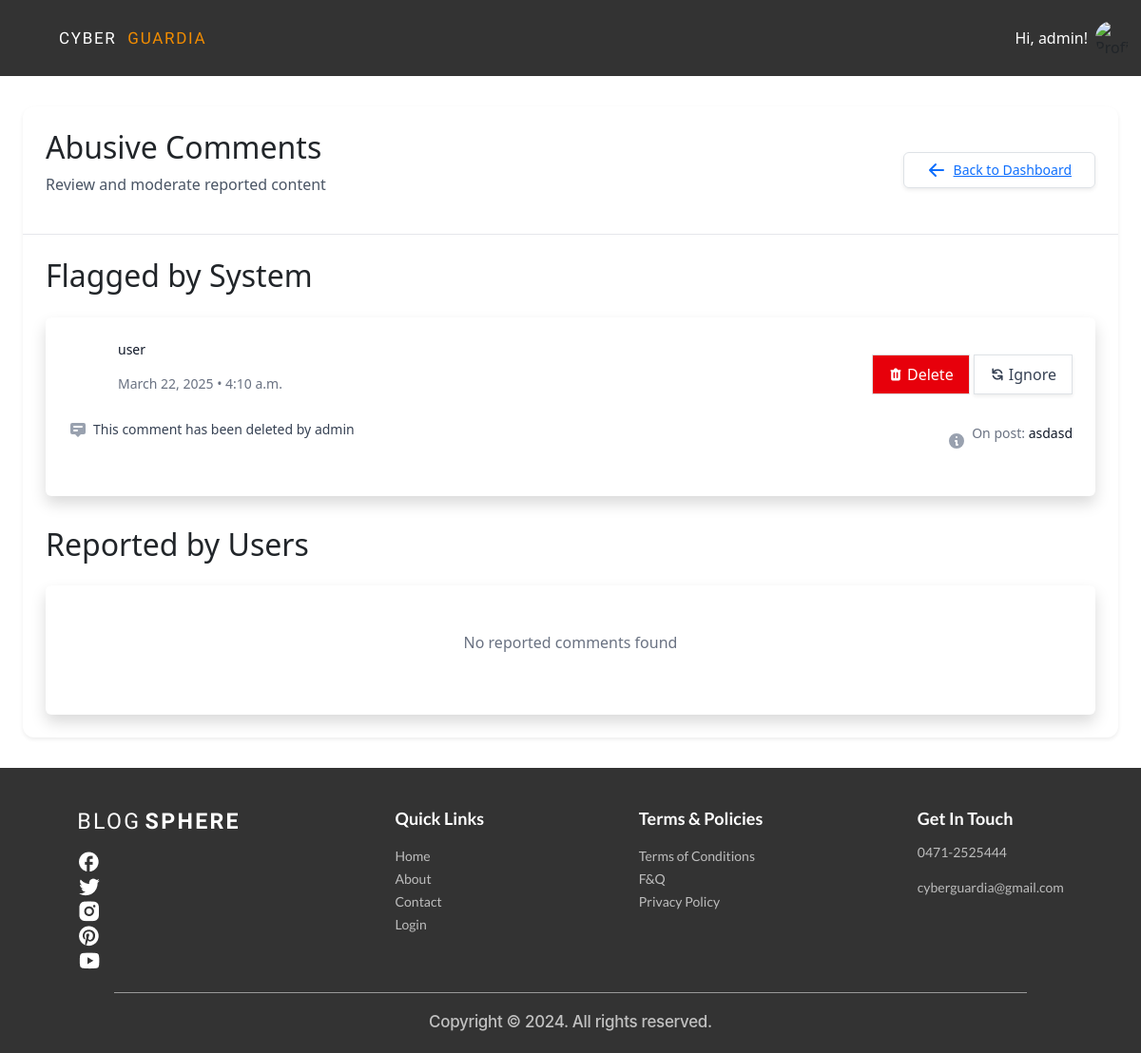
The app's page /admin_panel/abusive-comments/ (signed in), older data.
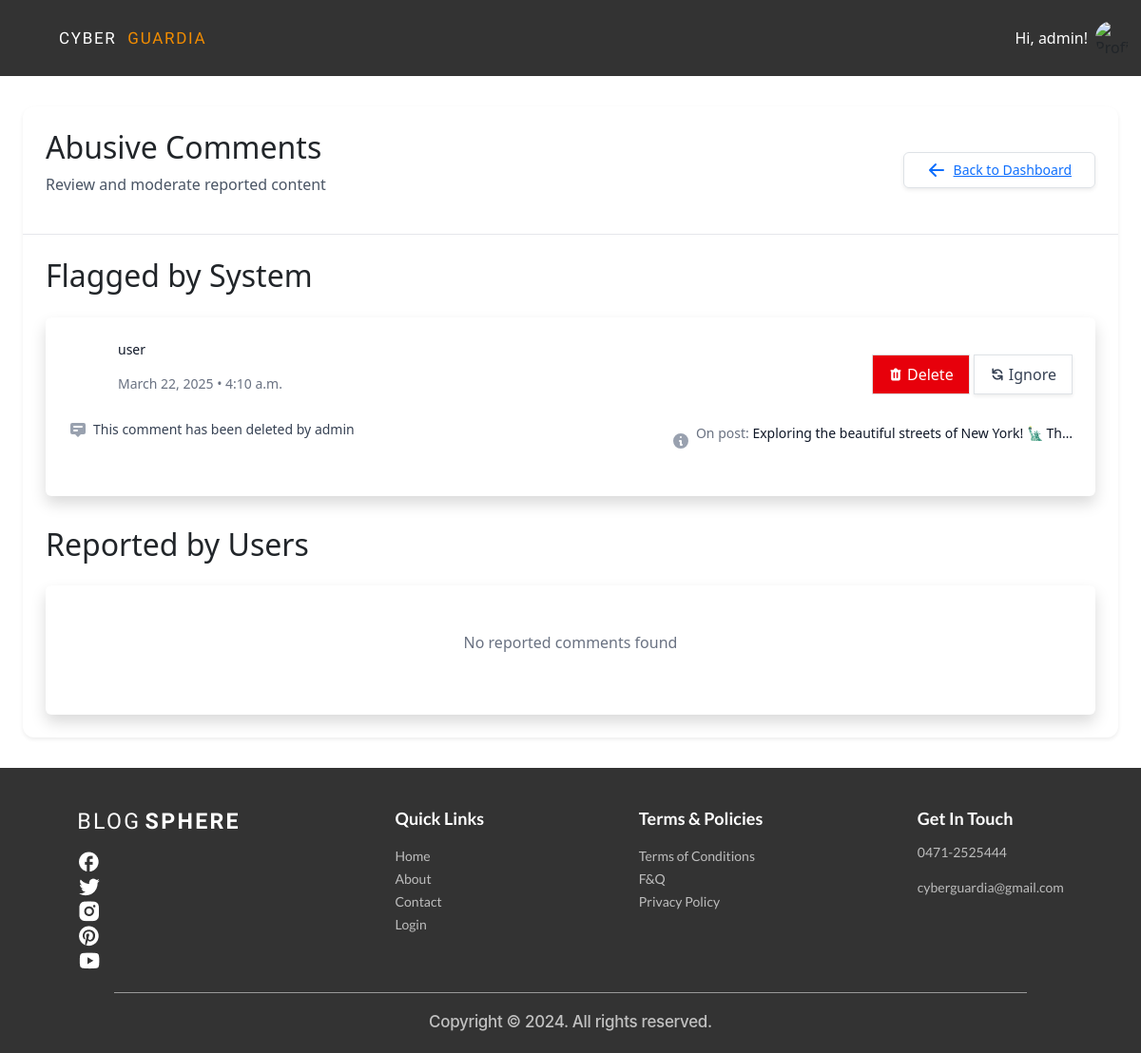
The same page, newer data.
### posts/models.py (models this page shows, shortened)
class Comment(models.Model):
    user = models.ForeignKey(User, on_delete=models.CASCADE)
    post = models.ForeignKey(Post, on_delete=models.CASCADE, related_name="comments")
    text = models.TextField()
    created_at = models.DateTimeField(auto_now_add=True)
    flagged = models.BooleanField(default=False)
    reported = models.BooleanField(default=False)

class Post(models.Model):
    user = models.ForeignKey(User, on_delete=models.CASCADE)
    content = models.TextField(blank=True)
    location = models.CharField(max_length=255, blank=True)
    image = models.ImageField(upload_to='post_images/', blank=True, null=True)
    created_at = models.DateTimeField(auto_now_add=True)

### account/models.py (models this page shows)
class User(AbstractUser):
    USER_TYPE_CHOICES = (
        ('normal', 'Normal User'),
        ('advertiser', 'Advertiser'),
    )
    user_type = models.CharField(max_length=20, choices=USER_TYPE_CHOICES, default='normal')

### admin_panel/views.py (the view)
# urls.py: path('abusive-comments/', views.abusive_comments, name='abusive_comments'),
@never_cache
@user_passes_test(is_admin)
@login_required
def abusive_comments(request):
    flagged_comments = Comment.objects.filter(flagged=True)
    reported_comments = Comment.objects.filter(reported=True)
    return render(request, 'admin_panel/abusive_comments.html', {'flagged_comments': flagged_comments, 'reported_comments': reported_comments})

### admin_panel/views.py (called while the page is built)
def is_admin(user):
    return user.is_superuser

### admin_panel/templates/admin_panel/abusive_comments.html (shortened to what the changed rows need)
{% extends 'base.html' %}
{% block content %}
<div class="max-w-7xl mx-auto px-4 sm:px-6 lg:px-8 py-8">
    <div class="bg-white dark:bg-gray-800 rounded-xl shadow-sm overflow-hidden">
        <div class="p-6 border-b border-gray-200 dark:border-gray-700 flex justify-between items-center">
            <div>
                <h2 class="text-2xl font-bold text-gray-900 dark:text-white">Abusive Comments</h2>
            </div>
        </div>
        <div class="p-6">
            <div class="mb-8">
                <h2 class="text-xl font-semibold text-gray-900 dark:text-white mb-4">Flagged by System</h2>
                <div class="bg-white dark:bg-gray-800 shadow overflow-hidden sm:rounded-md">
                    <ul class="divide-y divide-gray-200 dark:divide-gray-700">
                        {% for comment in flagged_comments %}
                        <li>
                            <div class="px-4 py-4 sm:px-6">
                                <div class="flex items-center justify-between">
                                    <div class="flex items-center">
                                        <div class="h-10 w-10 rounded-full bg-primary-500 flex items-center justify-center text-white font-semibold mr-3">
                                        </div>
                                        <div>
                                            <p class="text-sm font-medium text-gray-900 dark:text-white">{{ comment.user.username }}</p>
                                            <p class="text-sm text-gray-500 dark:text-gray-400">
                                                {{ comment.created_at|date:"F j, Y • g:i a" }}
                                            </p>
                                        </div>
                                    </div>
                                    <div>
                                        <form action="{% url 'delete_comment' comment.id %}" method="POST" class="inline-block">
                                            <button type="submit" class="inline-flex items-center px-3 py-2 border border-transparent text-sm leading-4 font-medium rounded-md text-white bg-red-600 hover:bg-red-700 focus:outline-none focus:ring-2 focus:ring-offset-2 focus:ring-red-500">
                                                Delete
                                            </button>
                                        </form>
                                        <button class="ml-2 inline-flex items-center px-3 py-2 border border-gray-300 dark:border-gray-600 shadow-sm text-sm leading-4 font-medium rounded-md text-gray-700 dark:text-gray-300 bg-white dark:bg-gray-800 hover:bg-gray-50 dark:hover:bg-gray-700 focus:outline-none focus:ring-2 focus:ring-offset-2 focus:ring-primary-500">
                                            Ignore
                                        </button>
                                    </div>
                                </div>
                                <div class="mt-2 sm:flex sm:justify-between">
                                    <div class="sm:flex">
                                        <p class="flex items-center text-sm text-gray-700 dark:text-gray-300">
                                            {{ comment.text }}
                                        </p>
                                    </div>
                                    <div class="mt-2 flex items-center text-sm text-gray-500 dark:text-gray-400 sm:mt-0">
                                        <p>
                                            On post: <span class="text-gray-900 dark:text-gray-200 font-medium">{{ comment.post.content|truncatechars:50 }}</span>
                                        </p>
                                    </div>
                                </div>
                            </div>
                        </li>
                        {% empty %}
                        <li class="px-4 py-5 sm:px-6 text-center text-gray-500 dark:text-gray-400">
                            No flagged comments found
                        </li>
                        {% endfor %}
                    </ul>
                </div>
            </div>
            <div>
                <h2 class="text-xl font-semibold text-gray-900 dark:text-white mb-4">Reported by Users</h2>
            </div>
        </div>
    </div>
</div>
{% endblock %}

Row changes from the older to the newer data that the page shows:
changed through a linked row, Comment "This comment has been deleted by admin": post.content "asdasd" → "Exploring the beautiful streets of New York! 🗽 Th…"
